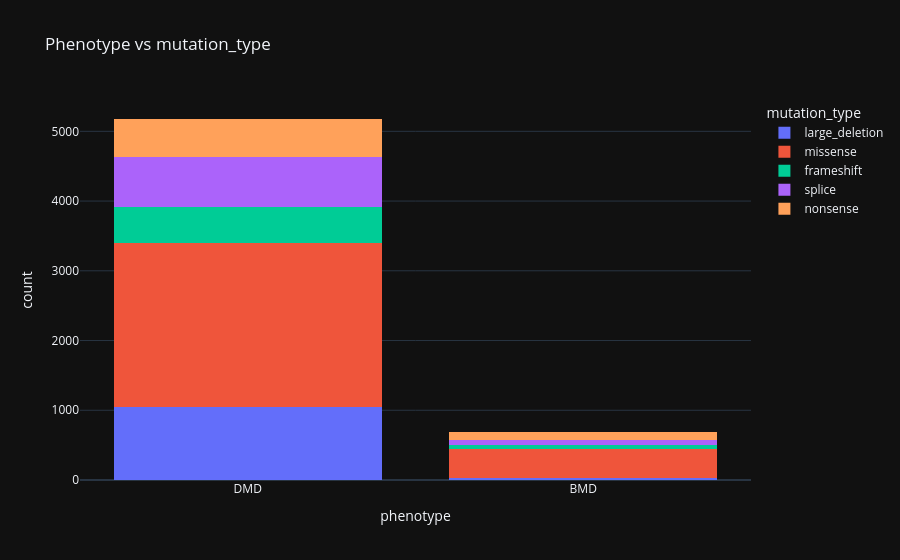

The notebook cell this image was saved under:
### Markdown cell above
## 3. 📊 phenotype vs mutation_type stacked

### Code cell
tmp = d[['phenotype', 'mutation_type']].dropna()
fig = px.histogram(tmp, x='phenotype', color='mutation_type', barmode='stack', title='Phenotype vs mutation_type')
fig.show()

### Figure 1 — Plotly figure (JSON) as saved in the notebook; plotly's stock layout.template omitted (floating-point values rounded to 4 significant figures; data arrays with more than 128 entries replaced by an {"elided": "..."} marker saying what was removed)
{"data": [{"bingroup": "x", "hovertemplate": "mutation_type=large_deletion<br>phenotype=%{x}<br>count=%{y}<extra></extra>", "legendgroup": "large_deletion", "marker": {"color": "#636efa", "pattern": {"shape": ""}}, "name": "large_deletion", "orientation": "v", "showlegend": true, "x": {"elided": "1077 str values"}, "xaxis": "x", "yaxis": "y", "type": "histogram"}, {"bingroup": "x", "hovertemplate": "mutation_type=missense<br>phenotype=%{x}<br>count=%{y}<extra></extra>", "legendgroup": "missense", "marker": {"color": "#EF553B", "pattern": {"shape": ""}}, "name": "missense", "orientation": "v", "showlegend": true, "x": {"elided": "2767 str values"}, "xaxis": "x", "yaxis": "y", "type": "histogram"}, {"bingroup": "x", "hovertemplate": "mutation_type=frameshift<br>phenotype=%{x}<br>count=%{y}<extra></extra>", "legendgroup": "frameshift", "marker": {"color": "#00cc96", "pattern": {"shape": ""}}, "name": "frameshift", "orientation": "v", "showlegend": true, "x": {"elided": "578 str values"}, "xaxis": "x", "yaxis": "y", "type": "histogram"}, {"bingroup": "x", "hovertemplate": "mutation_type=splice<br>phenotype=%{x}<br>count=%{y}<extra></extra>", "legendgroup": "splice", "marker": {"color": "#ab63fa", "pattern": {"shape": ""}}, "name": "splice", "orientation": "v", "showlegend": true, "x": {"elided": "774 str values"}, "xaxis": "x", "yaxis": "y", "type": "histogram"}, {"bingroup": "x", "hovertemplate": "mutation_type=nonsense<br>phenotype=%{x}<br>count=%{y}<extra></extra>", "legendgroup": "nonsense", "marker": {"color": "#FFA15A", "pattern": {"shape": ""}}, "name": "nonsense", "orientation": "v", "showlegend": true, "x": {"elided": "667 str values"}, "xaxis": "x", "yaxis": "y", "type": "histogram"}], "layout": {"xaxis": {"anchor": "y", "domain": [0.0, 1.0], "title": {"text": "phenotype"}}, "yaxis": {"anchor": "x", "domain": [0.0, 1.0], "title": {"text": "count"}}, "legend": {"title": {"text": "mutation_type"}, "tracegroupgap": 0}, "title": {"text": "Phenotype vs mutation_type"}, "barmode": "stack"}}
